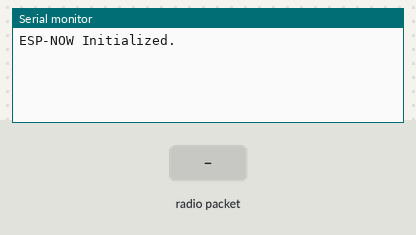
A sketch run on a simulated ESP8266 (NodeMCU). Parts: the last lines printed to the serial monitor. Inputs (shaded band) come from the test bench.

Above: at 1.2 s.
1.3 s: radio packet "1" arrives
At 2.1 s:
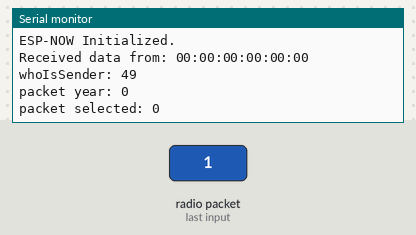
2.8 s: radio packet "0" arrives
At 2.96 s:
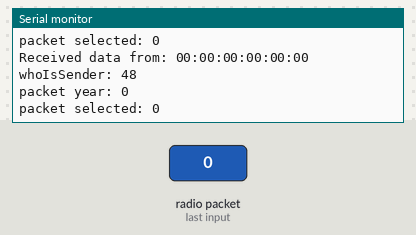
4.5 s: radio packet "2" arrives
At 5.7 s:
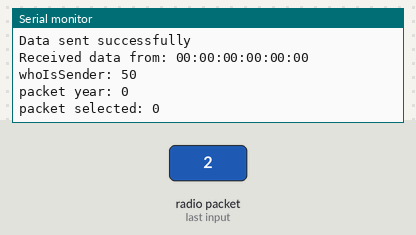

Measured:
- after the input at 1.3 s, the serial monitor: prints a new line at once (image 1)
- after the input at 2.8 s, the serial monitor: prints a new line at once (image 2)
- after the input at 4.5 s, the serial monitor: prints a new line at once (image 3)

The sketch:

Receiver_sound.ino
```cpp
// (licence header left out)
//ESP Now connectivity
#include<ESP8266WiFi.h>
#include<espnow.h>

#define WIFI_CHANNEL    1

//BC:FF:4D:81:7D:DD
uint8_t receiverAddress[] = {0xBC, 0xFF, 0x4D, 0x81, 0x7D, 0xDD};   // CONTROLLER
enum nodeStates {
  ALL,
  SMOKE,
  BUILDINGS,
  SOUND,
  LEDs
};

//DEFINES which commands the esp is listening to: by default it listens to ALL and itself(whoAmI).
//Change this to the purpose of your node! check the possibilities in the enum above!
enum nodeStates whoAmI = SOUND;
//defines how often your actuate function gets called! 1000=once every second.
int actuateInterval = 1000;

//interval for sending
int interval = 3000;
//which node is selected by the controller
enum nodeStates selected = ALL;

struct __attribute__((packed)) dataPacket {
  enum nodeStates whoAmI;
  int year;
  enum nodeStates selected;
};


int startTime = 0;
int actuateTime = 0;
int year = 0;

void transmissionComplete(uint8_t *receiver_mac, uint8_t transmissionStatus) {
  if (transmissionStatus == 0) {
    Serial.println("Data sent successfully");
  } else {
    Serial.print("Error code: ");
    Serial.println(transmissionStatus);
  }
}

void dataReceived(uint8_t *senderMac, uint8_t *data, uint8_t dataLength) {
  char macStr[18];
  dataPacket packet;

  snprintf(macStr, sizeof(macStr), "%02x:%02x:%02x:%02x:%02x:%02x", senderMac[0], senderMac[1], senderMac[2], senderMac[3], senderMac[4], senderMac[5]);

  Serial.println();
  Serial.print("Received data from: ");
  Serial.println(macStr);

  memcpy(&packet, data, sizeof(packet));

  Serial.print("whoIsSender: ");
  Serial.println(packet.whoAmI);
  Serial.print("packet year: ");
  Serial.println(packet.year);
  Serial.print("packet selected: ");
  Serial.println(packet.selected);
  year = packet.year;
  selected=packet.selected;
}

void setup() {
  Serial.begin(115200);     // initialize serial port

  startTime = millis();
  actuateTime = millis();
  WiFi.mode(WIFI_STA);
  WiFi.disconnect();        // we do not want to connect to a WiFi network

  if (esp_now_init() != 0) {
    Serial.println("ESP-NOW initialization failed");
    year = 0;
    return;
  }

  esp_now_set_self_role(ESP_NOW_ROLE_COMBO);
  esp_now_register_send_cb(transmissionComplete);         // this function will get called once all data is sent
  esp_now_register_recv_cb(dataReceived);               // this function will get called whenever we receive data
  esp_now_add_peer(receiverAddress, ESP_NOW_ROLE_COMBO, WIFI_CHANNEL, NULL, 0);
  Serial.println("ESP-NOW Initialized.");
}

void loop() {
  if (millis() - startTime >= interval) {
    startTime = millis();
    dataPacket packet;

    packet.selected = selected;
    packet.year = year;
    packet.whoAmI = whoAmI;
    esp_now_send(receiverAddress, (uint8_t *) &packet, sizeof(packet));
  }
  if (millis() - actuateTime >= actuateInterval) {
    actuateTime = millis();
    if (selected == whoAmI || selected == ALL) {
      doActuate();
    }
  }
}

void doActuate() {
  //PUT CODE HERE FOR YOUR ACTUATOR!
}
```
